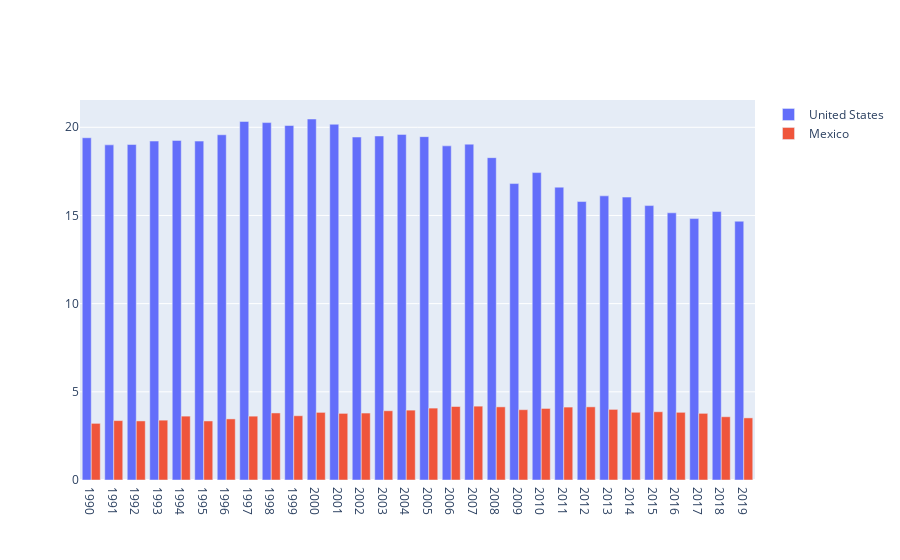

Here is the notebook cell this chart was saved with:
### Code cell
import plotly.graph_objects as go

go.Figure(data = [
    go.Bar(name = 'United States', x = data['Year'], y = data['United States'],),
    go.Bar(name='Mexico',x=data['Year'],y=data['Mexico'])
])

### Figure 1 — Plotly figure (JSON) as saved in the notebook; plotly's stock layout.template omitted (floating-point values rounded to 4 significant figures)
{"data": [{"name": "United States", "type": "bar", "x": ["1990", "1991", "1992", "1993", "1994", "1995", "1996", "1997", "1998", "1999", "2000", "2001", "2002", "2003", "2004", "2005", "2006", "2007", "2008", "2009", "2010", "2011", "2012", "2013", "2014", "2015", "2016", "2017", "2018", "2019"], "y": [19.41, 19.0, 19.02, 19.22, 19.26, 19.22, 19.58, 20.33, 20.27, 20.1, 20.47, 20.17, 19.45, 19.51, 19.6, 19.47, 18.95, 19.04, 18.28, 16.81, 17.43, 16.6, 15.79, 16.11, 16.04, 15.56, 15.15, 14.82, 15.22, 14.67]}, {"name": "Mexico", "type": "bar", "x": ["1990", "1991", "1992", "1993", "1994", "1995", "1996", "1997", "1998", "1999", "2000", "2001", "2002", "2003", "2004", "2005", "2006", "2007", "2008", "2009", "2010", "2011", "2012", "2013", "2014", "2015", "2016", "2017", "2018", "2019"], "y": [3.211, 3.368, 3.35, 3.393, 3.621, 3.347, 3.464, 3.62, 3.801, 3.643, 3.834, 3.777, 3.796, 3.926, 3.962, 4.077, 4.168, 4.187, 4.147, 3.987, 4.057, 4.135, 4.148, 4.004, 3.841, 3.87, 3.838, 3.779, 3.586, 3.522]}], "layout": {"autosize": true, "xaxis": {"autorange": true, "range": [-0.5, 29.5], "type": "category"}, "yaxis": {"autorange": true, "range": [0, 21.55], "type": "linear"}}}
